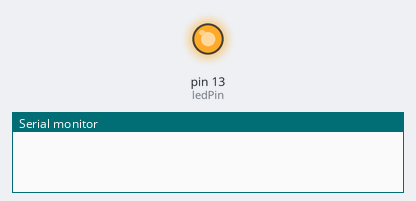
The sketch below on a simulated Arduino Uno, built with avr-gcc and run on an emulated ATmega328P. Parts: output pins drawn as LEDs (lit = HIGH), the last lines printed to the serial monitor. The modem accepts every AT command (registered, SIM ready, sends succeed) and sends nothing else.

Above: at 0.2 s.
At 16.0 s:
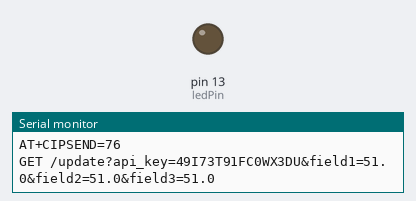
Timing chart, 0 to 41.2 s (numbered marks = the images above):
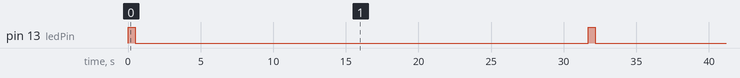

The sketch:

thingspeak_data_upload.ino
```cpp
/*
 * ESP8266 Connections
 * 1. Rx   2. 3.3V
 * 3. NC   4. NC
 * 5. NC   6. 3.3V
 * 7. GND  8. Tx
 */

#include <SoftwareSerial.h>
#include <stdlib.h>  // for string operations

int ledPin = 13;  // led(inbuilt) is for indicating the upload process

float my_data = 50;
String apiKey = "49I73T91FC0WX3DU"; // thingspeak API key

SoftwareSerial ser(10, 11); // pin #10 = Tx and pin #11 = Rx

void setup() {
  pinMode(ledPin, OUTPUT);
  Serial.begin(9600);
  ser.begin(9600);        // start software serial
  ser.println("AT+RST");  // restart ESP8266
}

void loop() {

  // blink LED on board
  digitalWrite(ledPin, HIGH);
  delay(500);
  digitalWrite(ledPin, LOW);

  my_data++;  // change (increment) the value of data to upload on thingspeak
  float temp = my_data;

  // convert to string
  char buf[16];
  String strTemp = dtostrf(temp, 4, 1, buf);

  Serial.println(strTemp);

  // TCP connection
  String cmd = "AT+CIPSTART=\"TCP\",\"";
  cmd += "184.106.153.149"; // api.thingspeak.com
  cmd += "\",80";
  ser.println(cmd);

  if(ser.find("Error")){
    Serial.println("AT+CIPSTART error");
    return;
  }

  // prepare GET string
  String getStr = "GET /update?api_key=";
  getStr += apiKey;
  getStr +="&field1=";
  getStr += String(strTemp);
  getStr +="&field2=";
  getStr += String(strTemp);
  getStr +="&field3=";
  getStr += String(strTemp);
  getStr += "\r\n\r\n";

  // send data length
  cmd = "AT+CIPSEND=";
  cmd += String(getStr.length());
  ser.println(cmd);
  Serial.println(cmd);

  if(ser.find(">")){
    ser.print(getStr);
    Serial.println(getStr);
  }
  else{
    ser.println("AT+CIPCLOSE");
    // alert user
    Serial.println("AT+CIPCLOSE");
  }

  // thingspeak needs 15 sec delay between updates
  ser.println("AT+RST");
  delay(30000);  // giving 30 sec delay for updates
}
```

Measured:
- by itself, pin 13 (ledPin): alternates HIGH for 0.50 s and LOW for 31.2 s
